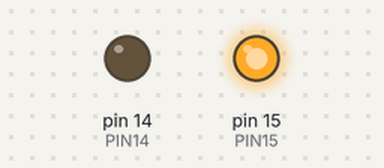
This sketch was run on a simulated Arduino Uno, built with avr-gcc and run on an emulated ATmega328P. Shown: output pins drawn as LEDs (lit = HIGH).

Above: at 0.5 s.
At 2.5 s:
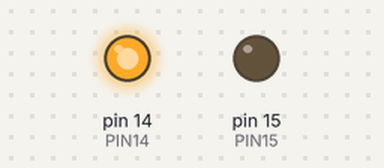
At 3.5 s:
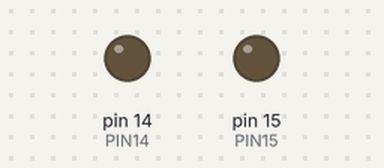
Timing chart, 0 to 5.2 s (numbered marks = the images above):
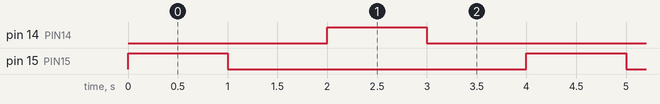

Measured:
- by itself, pin 14 (PIN14), pin 15 (PIN15): alternates HIGH for 1.0 s and LOW for 3.0 s
- by itself, everything shown: repeats every 4.0 s, in 4 steps

The sketch:

Story_2.ino
```cpp
const int PIN14 = 14;
const int PIN15 = 15;

void setup()
{
pinMode(PIN14, OUTPUT);
pinMode(PIN15, OUTPUT);

}

void loop()
{
digitalWrite(PIN15, HIGH);
delay(1000);
digitalWrite(PIN15, LOW);
delay(1000);

digitalWrite(PIN14, HIGH);
delay(1000);
digitalWrite(PIN14, LOW);
delay(1000);
}
```
